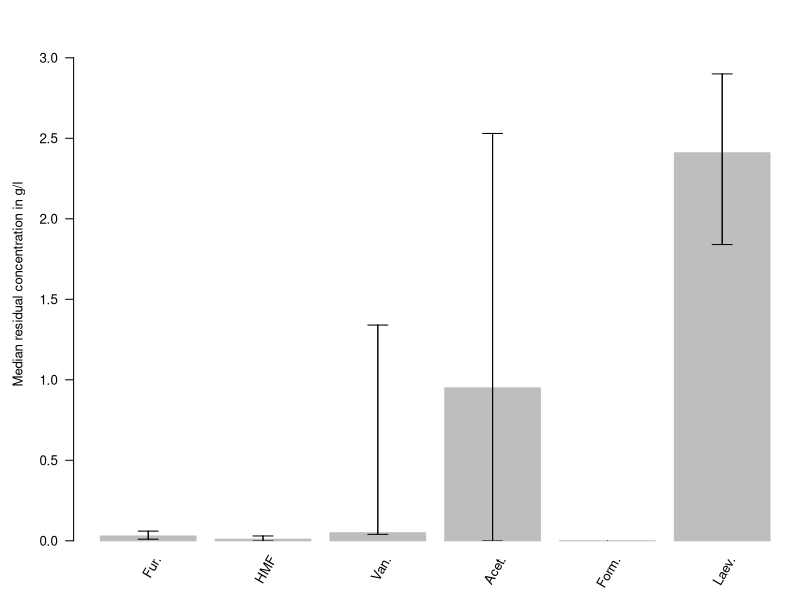

Write the R code that produced this figure.
# # # # # # # # # # # # # # #
# Generate summary graph for inhibitor degradation
# # # # # # # # # # # # # # #

# # # # # # # # # # # # # # #
# Read in data
# idd = inhibitor degradation data
idd <- read.table(
	'inhibitors-stats.txt', 
	sep = '\t', 
	header = FALSE, 
	row.names = 1,
	col.names = c('Inh', 'P25', 'P50', 'P75'),
	fileEncoding = "UTF-8", 
	encoding = "UTF-8")

# Save short row names
rnames <- c("Fur.", "HMF", "Van.", "Acet.", "Form.", "Laev.")

# # # # # # # # # # # # # # #
# Build graphs
# names.arg is empty to suppress automatic printing of column names from data.frame -.-°

svg('../../../fig/inh-hcs_inh-stats.svg', width = 7.5/2.53, height = 6.0/2.53, pointsize = 11)
# mar = margins around plot: top, left, bottom, right
# cex = character expansion ~ font size relative to default
par(mar = c(3.5, 4.4, 1.5, 0) + 0.2, cex = 0.8)
bp <- barplot(idd$P50,
	axes = FALSE,
	names.arg = c('', '', '', '', '', ''),
	ylab = "Median residual concentration in g/l",
	xlab = "",
	ylim = c(0, 1.1*max(idd$P75)),
	col = 'grey',
	border = 'grey'
)

# Make lines of error bars
segments(bp, idd$P25, bp, idd$P75, lwd = 1)

# Make whiskers of error bars
arrows(bp, idd$P25, bp, idd$P75, lwd = 1, angle = 90, code = 3, length = 0.1)

# y-axis
custat <- seq(0, 3.1, by = 0.5)
axis(side = 2,
	las = 1,
	at = custat,
)

# Text for x-axis
# srt = string rotation
text(
	seq(0.8, 2+ nrow(idd), by = 1.2),
	par("usr")[3] - 0.1, 
	srt = 60,
	adj = 1,
	xpd = TRUE,
	labels = paste(rnames)
)
dev.off()

